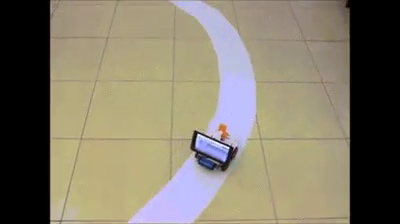
#> input picture frame 10 of Self_Driving_Car_Step/data/video2.mp4, 400 x 224 px
$ python LaneDetectModule.py
#> lines starting #> are read from the running program, lines starting #| are printed output that depends on the picture; after the words box and inside, x2 and y2 are one past the last pixel; in counts of white or black regions, pixels touching at a corner belong together
### Self_Driving_Car_Step/utlis.py
import cv2
import numpy as np


def thresholding(img):
    imgHsv = cv2.cvtColor(img, cv2.COLOR_BGR2HSV)
    lowerWhite = np.array([80, 0, 0])
    upperWhite = np.array([255, 160, 255])
    maskWhite = cv2.inRange(imgHsv, lowerWhite, upperWhite)
    return maskWhite


# [9 lines left out: function warpImg, not called in this run]


def nothing(a):
    pass


# [80 lines left out: functions initializeTrackbars, valTrackbars, drawPoints, getHistogram, stackImages, not called in this run]

### Self_Driving_Car_Step/LaneDetectModule.py
import cv2
import numpy as np
import utlis

def getLaneCuve(img):
    imgThres = utlis.thresholding(img)

    cv2.imshow("Thres", imgThres)
    return None

def main():
    cap = cv2.VideoCapture("data/video2.mp4")
    while True:
        _, img = cap.read()
#> img is the input picture: shape (224, 400, 3); mean B, G, R 104.8, 122.5, 129.8
        img = cv2.resize(img, (460, 380))
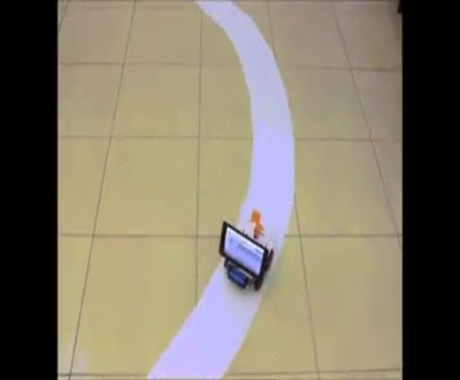
#> img: shape (380, 460, 3); mean B, G, R 104.8, 122.5, 129.7
        getLaneCuve(img)
#> in thresholding, `imgHsv = cv2.cvtColor(img, cv2.COLOR_BGR2HSV)`: imgHsv: shape (380, 460, 3); mean H, S, V 27.5, 51.7, 134.2
#> in thresholding, `maskWhite = cv2.inRange(imgHsv, lowerWhite, upperWhite)`:
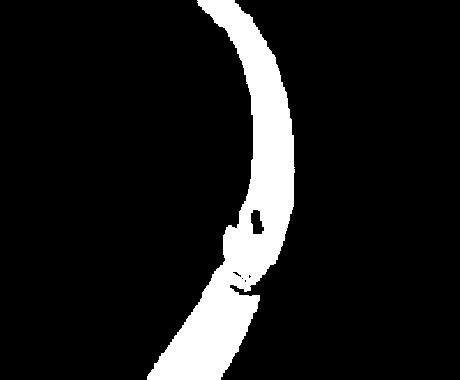
#> maskWhite: shape (380, 460); 10.5% white; 1 white region, box (x1, y1, x2, y2) and area: (147, 0, 295, 380) 18333


        cv2.imshow("Video ", img)
        cv2.waitKey(1)

if __name__ == "__main__":
    main()

$ run again, starting later in the video
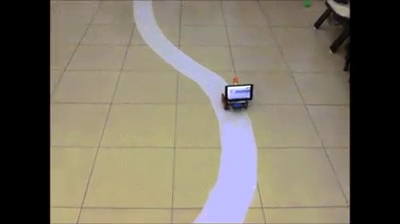
#> input picture frame 45 of Self_Driving_Car_Step/data/video2.mp4, 400 x 224 px
#> in main, img is the input picture: shape (224, 400, 3); mean B, G, R 98.3, 112.4, 119.6
#> in main, `img = cv2.resize(img, (460, 380))`:
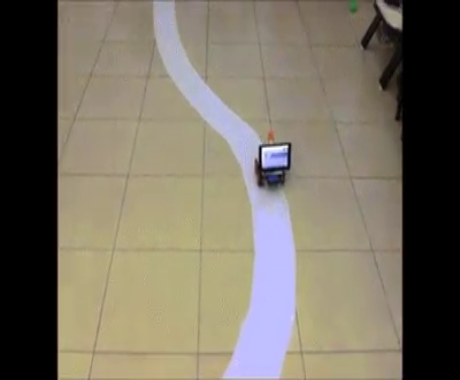
#> img: shape (380, 460, 3); mean B, G, R 98.2, 112.4, 119.5
#> imgHsv: shape (380, 460, 3); mean H, S, V 24.3, 47.2, 122.8
#> in thresholding, `maskWhite = cv2.inRange(imgHsv, lowerWhite, upperWhite)`:
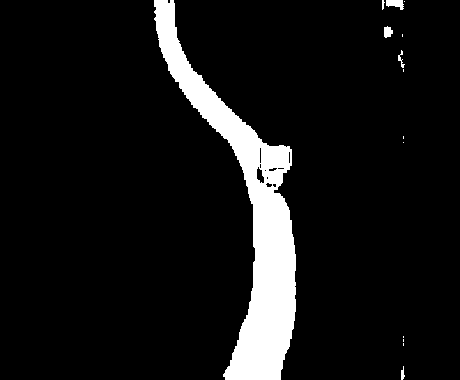
#> maskWhite: shape (380, 460); 8.4% white; 14 white regions (8 under 20 px), largest, box (x1, y1, x2, y2) and area: (154, 0, 296, 380) 14418, (386, 0, 404, 10) 123, (384, 26, 393, 38) 81, (398, 50, 405, 68) 44, (401, 366, 405, 380) 35, (382, 0, 385, 10) 20

$ run again, starting later in the video
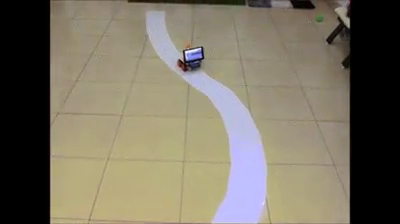
#> input picture frame 81 of Self_Driving_Car_Step/data/video2.mp4, 400 x 224 px
#> in main, img is the input picture: shape (224, 400, 3); mean B, G, R 97.2, 113.3, 120
#> in main, `img = cv2.resize(img, (460, 380))`:
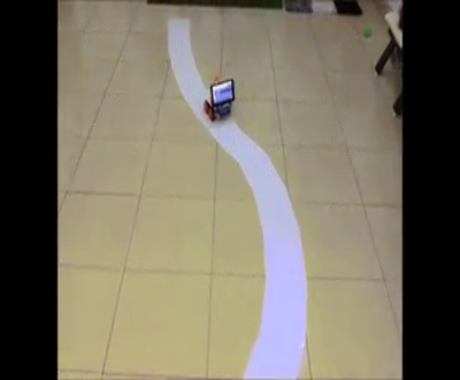
#> img: shape (380, 460, 3); mean B, G, R 97.2, 113.2, 120
#> imgHsv: shape (380, 460, 3); mean H, S, V 24.3, 48.3, 123
#> in thresholding, `maskWhite = cv2.inRange(imgHsv, lowerWhite, upperWhite)`:
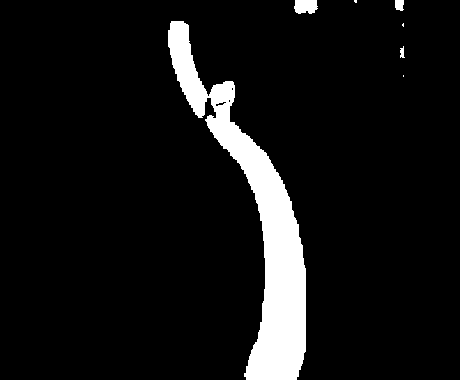
#> maskWhite: shape (380, 460); 7.8% white; 7 white regions (3 under 20 px), largest, box (x1, y1, x2, y2) and area: (168, 21, 306, 380) 13166, (294, 0, 318, 14) 286, (395, 0, 404, 11) 87, (400, 46, 405, 58) 39
